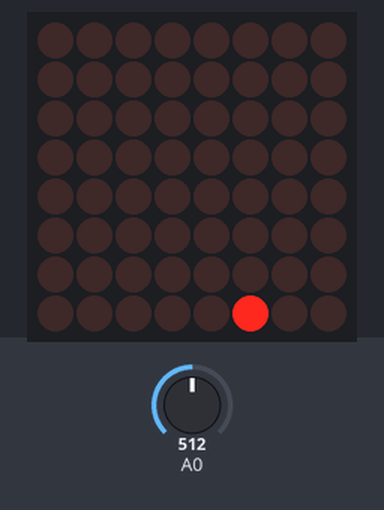
A sketch run on a simulated Arduino Uno, built with avr-gcc and run on an emulated ATmega328P. Parts: 8×8 LED matrix. The inputs (shaded band) are chosen by the test bench; at power-on: A0 = 512. Random numbers use the default seed unless the sketch sets one.

Above: at 1.17 s.
At 5.35 s:
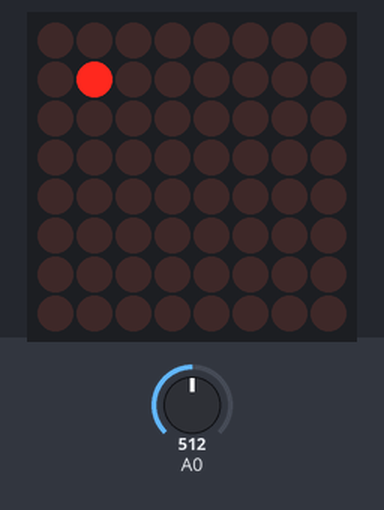
At 8.89 s:
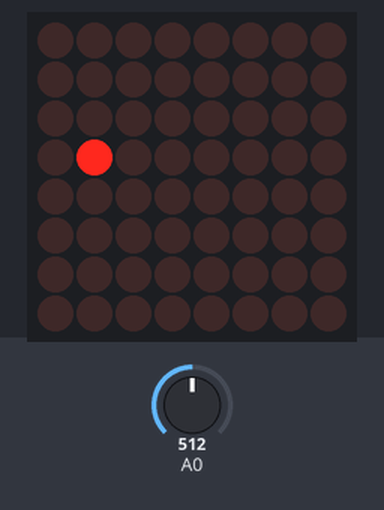
At 18.66 s:
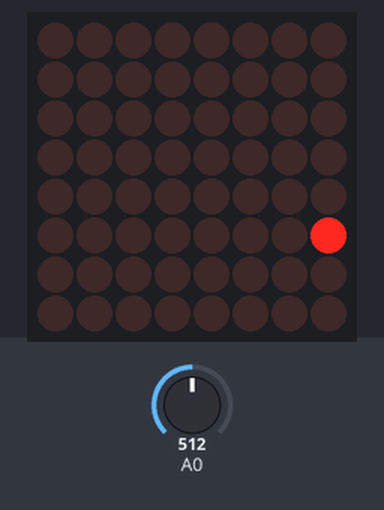
At 27.67 s:
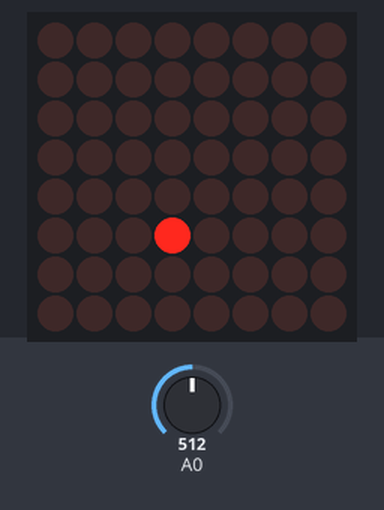
At 36.93 s:
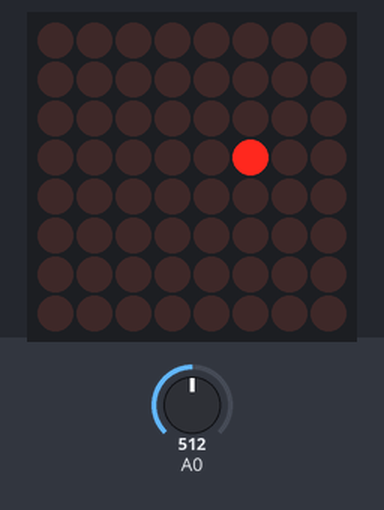

The sketch:

pongBall.ino
```cpp
//We always have to include the library
#include "LedControl.h"

// pongBall

/*
 Now we need a LedControl to work with.
 ***** These pin numbers will probably not work with your hardware *****
 pin 12 is connected to the DataIn
 pin 11 is connected to the CLK
 pin 10 is connected to LOAD
 We have only a single MAX72XX.
 */
LedControl lc = LedControl(11, 13, 10, 1);
/* we always wait a bit between updates of the display */

unsigned long delaytime = 3;
//int leftAndRight = random(5), upAndDown = random(5);
//int leftAndRight = 7, upAndDown = 3;
int lrCount = 1, udCount = 1, col = 0;


void setup() {
  /*
   The MAX72XX is in power-saving mode on startup,
   we have to do a wakeup call
   */
  randomSeed(analogRead(0));
  lc.shutdown(0, false);
  /* Set the brightness to a medium values */
  lc.setIntensity(0, 8);
  /* and clear the display */
  lc.clearDisplay(0);
  randomSeed(analogRead(0));

}
int leftAndRight = random(5), upAndDown = random(5);

void loop() {
  bounce1();
}


void bounce1 () {
  // need better random start
  // ****************************************************
  if (col == 7) {
    col = 0;

  }
  col++;
  if (leftAndRight == 7 || leftAndRight == 0) {
    lrCount = lrCount * -1;
  }

  if (lrCount == 1) {
    leftAndRight++;
  }
  if (lrCount == -1) {
    leftAndRight--;
  }
  // ****************************************************

  if (upAndDown == 7 || upAndDown == 0) {
    udCount = udCount * -1;
  }

  if (udCount == 1) {
    upAndDown++;
  }
  if (udCount == -1) {
    upAndDown--;
  }

  // lc.setLed(0, 4, col, true);
  lc.setLed(0, leftAndRight, upAndDown, true);
  delay(random(40, 99));
  //delay(80);
  //lc.setLed(0, 4, col, true);

  lc.setLed(0, leftAndRight, upAndDown, false);
}
```
